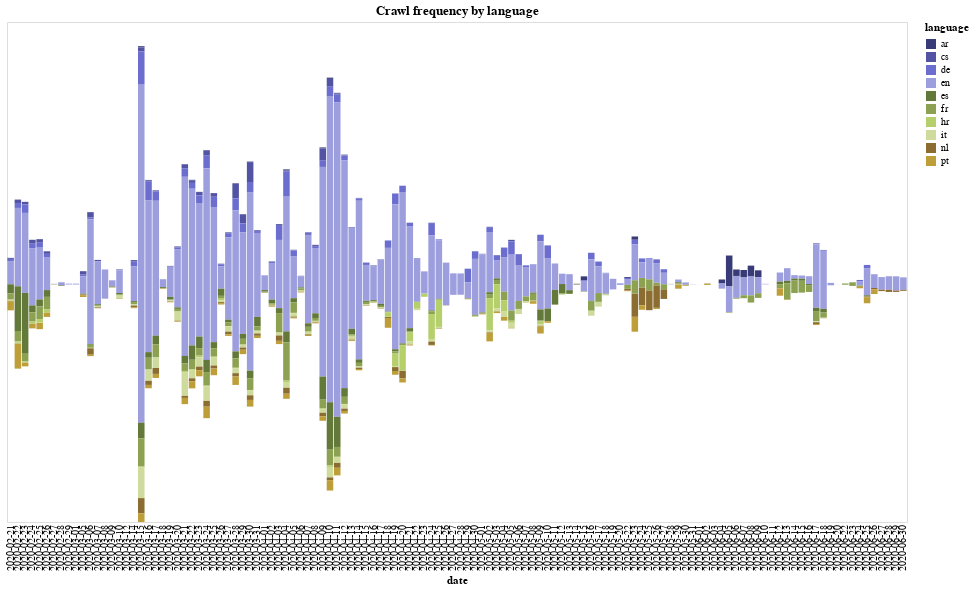

The cell this chart's notebook holds for it:
### Code cell
# Another example of altair chart, in the form of a flowchart
alt.data_transformers.disable_max_rows()

selection = alt.selection_multi(fields=['language'], bind='legend')

crawl_stream = (
    alt.Chart(filtered_web_pages_byCrawlDate_byLanguage)
        .mark_bar()
        .encode(
            alt.Tooltip("language"),
            alt.X('date:O',
                axis=alt.Axis(domain=False, tickSize=0)
            ),
            alt.Y('0:Q', stack='center', axis=None),
            alt.Color('language:N',
                scale=alt.Scale(scheme='category20b'),
            ),
            opacity=alt.condition(selection, alt.value(1), alt.value(0.2))
    ).interactive().add_selection(
            selection
        )
)

crawl_stream.properties(width=900, height=500, title="Crawl frequency by language")

### Figure 1 — Vega-Lite specification as saved in the notebook (floating-point values rounded to 4 significant figures; data arrays with more than 128 entries replaced by an {"elided": "..."} marker saying what was removed)
{"config": {"view": {"continuousWidth": 400, "continuousHeight": 300}}, "data": {"name": "data-fc83d3c207796e8e26bdb77fbe687cca"}, "mark": "bar", "encoding": {"color": {"type": "nominal", "field": "language", "scale": {"scheme": "category20b"}}, "opacity": {"condition": {"value": 1, "selection": "selector003"}, "value": 0.2}, "tooltip": {"type": "nominal", "field": "language"}, "x": {"type": "ordinal", "axis": {"domain": false, "tickSize": 0}, "field": "date"}, "y": {"type": "quantitative", "axis": null, "field": "0", "stack": "center"}}, "height": 500, "selection": {"selector004": {"type": "interval", "bind": "scales", "encodings": ["x", "y"]}, "selector003": {"type": "multi", "fields": ["language"], "bind": "legend"}}, "title": "Crawl frequency by language", "width": 900, "$schema": "https://vega.github.io/schema/vega-lite/v4.8.1.json", "datasets": {"data-fc83d3c207796e8e26bdb77fbe687cca": {"elided": "923 records"}}}
